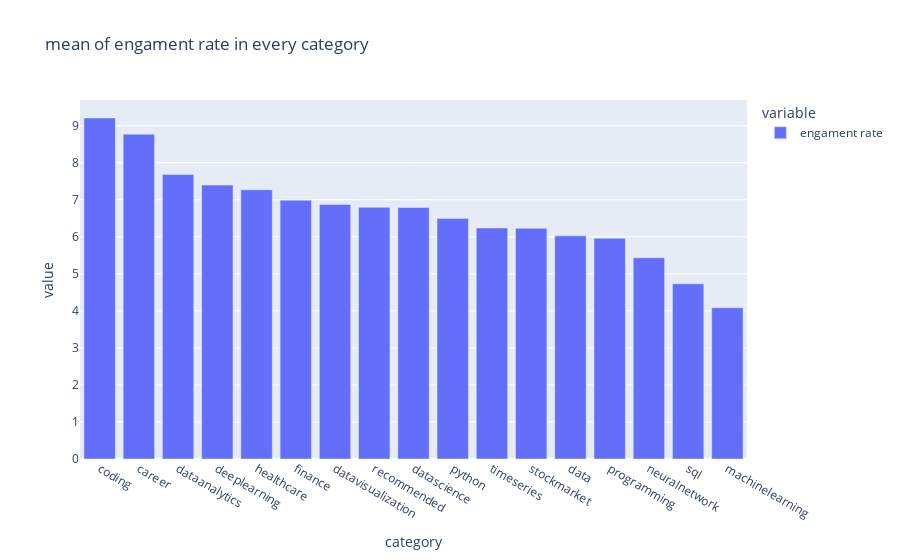

Source (notebook cell):
### Code cell
engrate_category = df.groupby('category')['engament rate'].mean().sort_values(ascending=False)
plx.bar(engrate_category
        ,title='mean of engament rate in every category')

### Figure 1 — Plotly figure (JSON) as saved in the notebook; plotly's stock layout.template omitted (floating-point values rounded to 4 significant figures)
{"data": [{"alignmentgroup": "True", "hovertemplate": "variable=engament rate<br>category=%{x}<br>value=%{y}<extra></extra>", "legendgroup": "engament rate", "marker": {"color": "#636efa", "pattern": {"shape": ""}}, "name": "engament rate", "offsetgroup": "engament rate", "orientation": "v", "showlegend": true, "textposition": "auto", "type": "bar", "x": ["coding ", "career ", "dataanalytics ", "deeplearning ", "healthcare ", "finance ", "datavisualization ", "recommended ", "datascience ", "python ", "timeseries ", "stockmarket ", "data ", "programming ", "neuralnetwork ", "sql ", "machinelearning "], "xaxis": "x", "y": [9.209, 8.771, 7.683, 7.396, 7.271, 6.99, 6.874, 6.796, 6.793, 6.497, 6.239, 6.228, 6.025, 5.959, 5.435, 4.731, 4.084], "yaxis": "y"}], "layout": {"barmode": "relative", "legend": {"title": {"text": "variable"}, "tracegroupgap": 0}, "title": {"text": "mean of engament rate in every category"}, "xaxis": {"anchor": "y", "domain": [0, 1], "title": {"text": "category"}}, "yaxis": {"anchor": "x", "domain": [0, 1], "title": {"text": "value"}}}}
